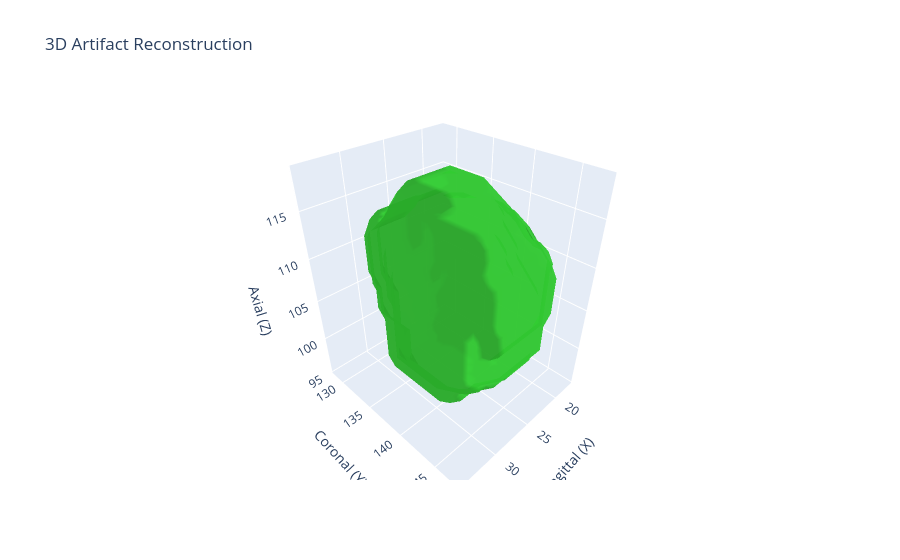

This figure's notebook cell:
### Code cell
# Usage:
visualize_artifact_3d_mesh(artifact_smoothed)

### Figure 1 — Plotly figure (JSON) as saved in the notebook; plotly's stock layout.template omitted (floating-point values rounded to 4 significant figures; data arrays with more than 128 entries replaced by an {"elided": "..."} marker saying what was removed)
{"data": [{"color": "limegreen", "i": {"elided": "3704 int values"}, "j": {"elided": "3704 int values"}, "k": {"elided": "3704 int values"}, "name": "Artifact", "opacity": 0.8, "type": "mesh3d", "x": {"elided": "1854 float values"}, "y": {"elided": "1854 float values"}, "z": {"elided": "1854 float values"}}], "layout": {"scene": {"aspectmode": "data", "xaxis": {"title": {"text": "Sagittal (X)"}}, "yaxis": {"title": {"text": "Coronal (Y)"}}, "zaxis": {"title": {"text": "Axial (Z)"}}}, "title": {"text": "3D Artifact Reconstruction"}}}
